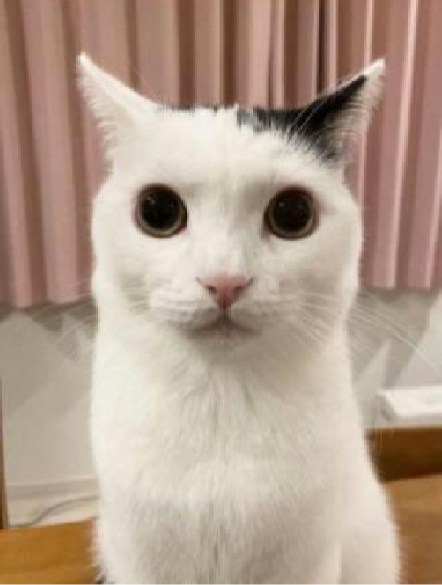
#> input picture test.png, 442 x 585 px; its folder holds only this picture in this run
$ python -i UI.py   (imports and definitions only)
#> lines starting #> are read from the running program, lines starting #| are printed output that depends on the picture
#> (reads rooms.csv from the repository)
from multiprocessing.connection import wait
import tkinter as tk
from PIL import Image, ImageTk
if not hasattr(Image, 'Resampling'):  # Pillow<9.0
    Image.Resampling = Image
from rooms_dict import rooms

# Add None room to display image for rooms with no left/right path
# [1 line that did not run here, left out]
# Add END room to display image for winning :)
# [1 line that did not run here, left out]

#image crop functions
def getfilename(name):
    return "images/rooms/" + name + ".jpg"

def resize(filename):
#> called with filename = 'test.png'
    return Image.open(filename).resize((500, 500),Image.Resampling.LANCZOS)
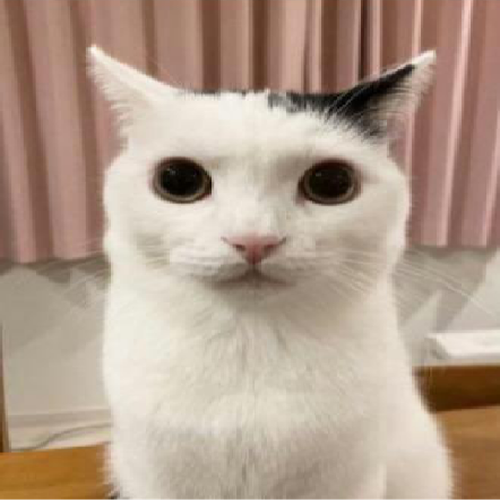
#> returned value: PIL image 500x500 RGBA; mean R, G, B, A 178.6, 157.2, 140.6, 254.8; transparent parts drawn white

def leftcrop(filename):
    return resize(filename).crop([400,0,500,500])
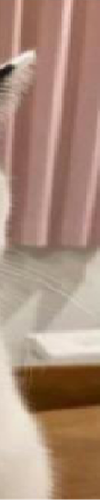
#> returned value: PIL image 100x500 RGBA; mean R, G, B, A 170.7, 140.2, 122.9, 254.8; transparent parts drawn white

def rightcrop(filename):
    return resize(filename).crop([0,0,100,500])

# update images to show for currrent room function
def updateimgs(cur_room):
    imgCentre = resize(getfilename( rooms[cur_room]["name"] ))
    imgCentreTk = ImageTk.PhotoImage(imgCentre)

    imgLeft = leftcrop(getfilename( rooms[rooms[cur_room]["left"]]["name"] ))
    imgLeftTk = ImageTk.PhotoImage(imgLeft)

    imgRight = rightcrop(getfilename( rooms[rooms[cur_room]["right"]]["name"] ))
    imgRightTk = ImageTk.PhotoImage(imgRight)

    return imgCentreTk, imgLeftTk, imgRightTk

#print(rooms)
#name behind next left right items mobs

cur_room = 0

# root window
# [2 lines not run here, left out]
# [1 line that did not run here, left out]

# [1 line that did not run here, left out]
# [3 lines not run here, left out]

# initial panels
# [1 line that did not run here, left out]

# [1 line that did not run here, left out]
# [1 line not run here, left out]

# [1 line that did not run here, left out]
# [1 line not run here, left out]

# [1 line that did not run here, left out]
# [4 lines not run here, left out]
# [1 line that did not run here, left out]
# [1 line that did not run here, left out]
# [1 line that did not run here, left out]
# [1 line that did not run here, left out]

# [1 line that did not run here, left out]
# [1 line that did not run here, left out]
# [1 line that did not run here, left out]
# [1 line that did not run here, left out]

# [1 line not run here, left out]
# [1 line that did not run here, left out]
# [1 line that did not run here, left out]

#pass through variable here to change image
def newArea(cur_room):
    updateimgs(cur_room)

    panel = tk.Label(root, image = imgCentreTk, borderwidth=0)
    panel.grid(row = 0, column=1, columnspan=1)
    leftPanel = tk.Label(root, image = imgLeftTk, borderwidth=0)
    leftPanel.grid(row = 0, column=0, columnspan=1)
    rightPanel = tk.Label(root, image = imgRightTk, borderwidth=0)
    rightPanel.grid(row = 0, column=2, columnspan=1)

    text_box.config(state="normal")
    text_box.delete(0.0, "end")
    text_box.insert("end", "You move to a new area.")
    text_box.config(state="disabled")

def nothingHere():
    text_box.config(state="normal")
    text_box.delete(0.0, "end")
    text_box.insert("end", "There is nothing here.")
    text_box.config(state="disabled")

def move(direction):
    global panel, leftPanel, rightPanel
    global cur_room
    if rooms[cur_room][direction] != None:
        cur_room = rooms[cur_room][direction]
        panel.grid_forget()
        leftPanel.grid_forget()
        rightPanel.grid_forget()
        newArea(cur_room)
    else:
        nothingHere()


# exit button
# [1 line that did not run here, left out]
# [1 line not run here, left out]

# [1 line that did not run here, left out]
# [1 line not run here, left out]

# [1 line that did not run here, left out]
# [1 line not run here, left out]

# [1 line that did not run here, left out]
# [3 lines not run here, left out]

>>> result = leftcrop('test.png')
